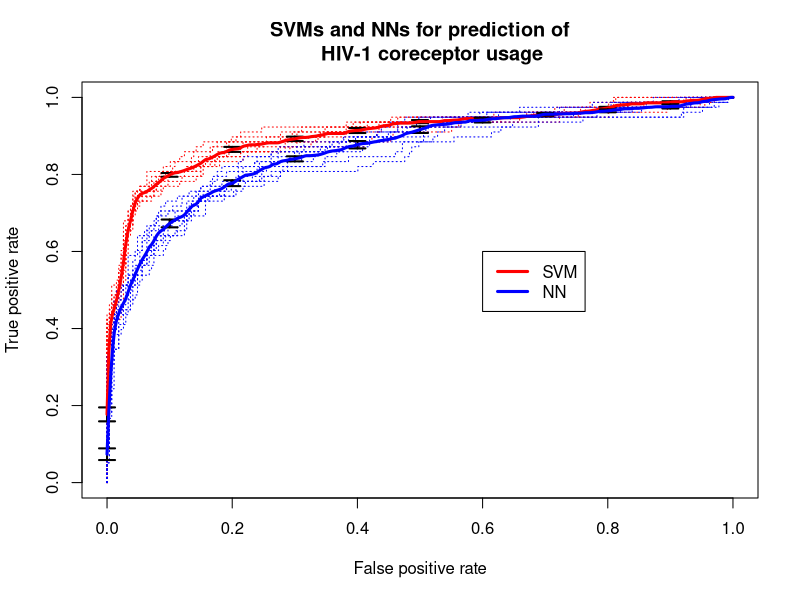
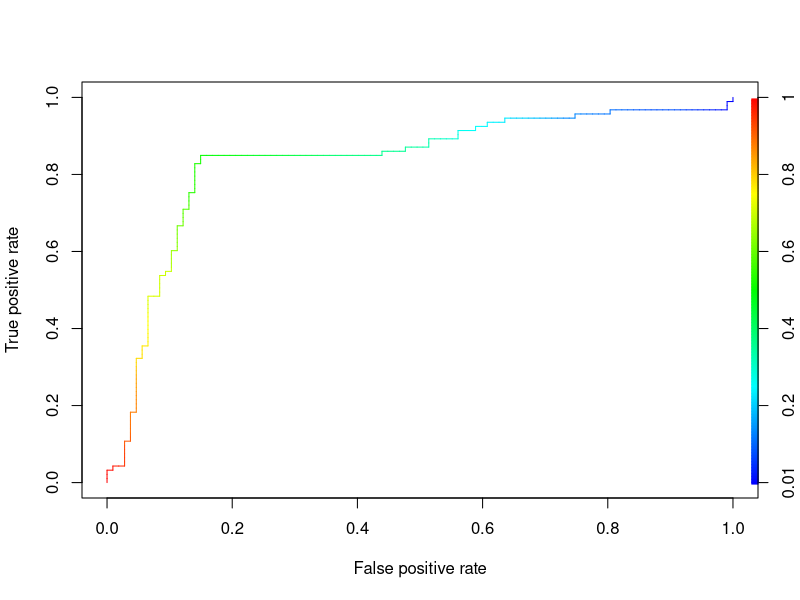
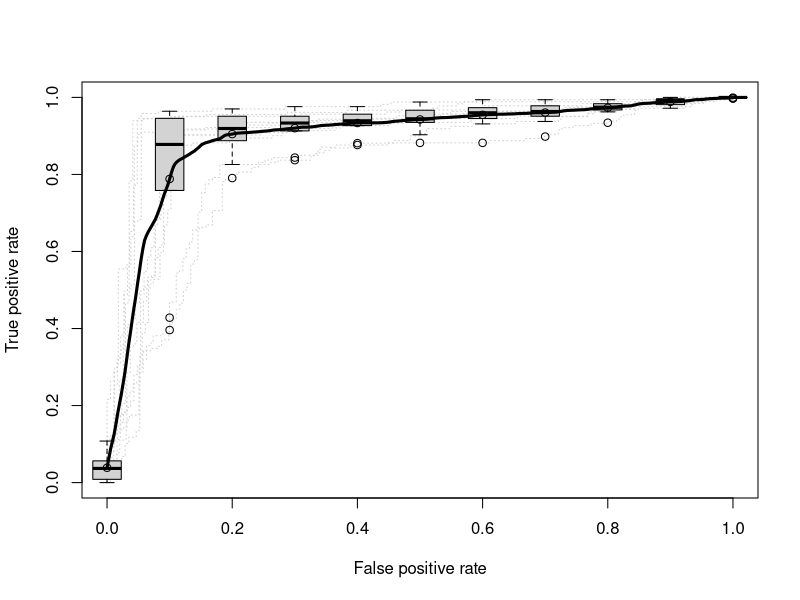
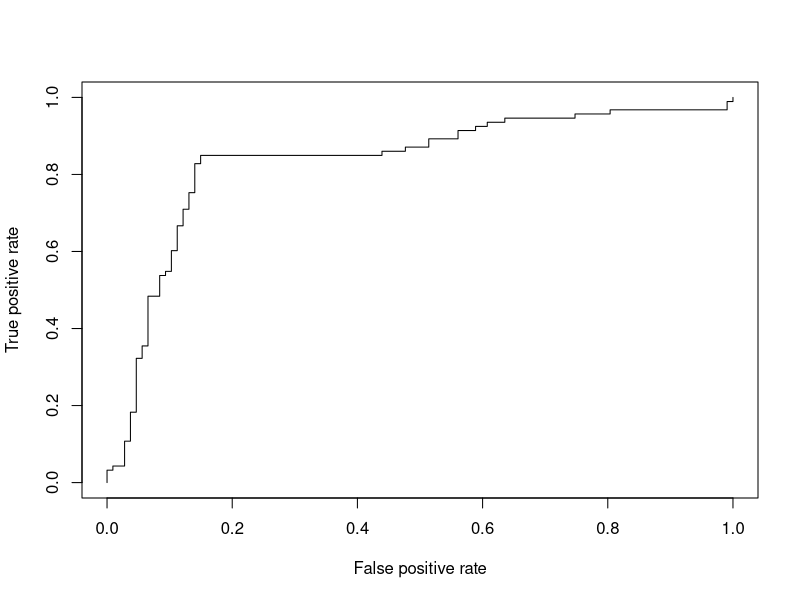
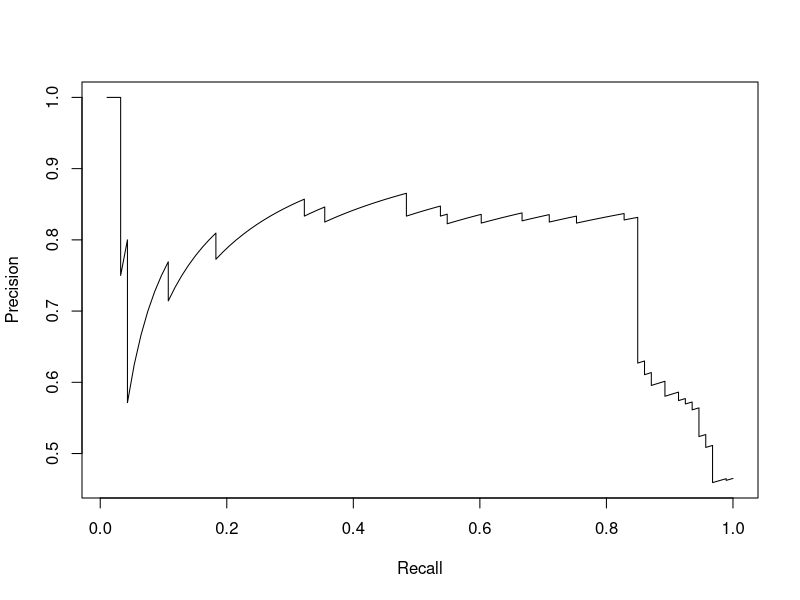
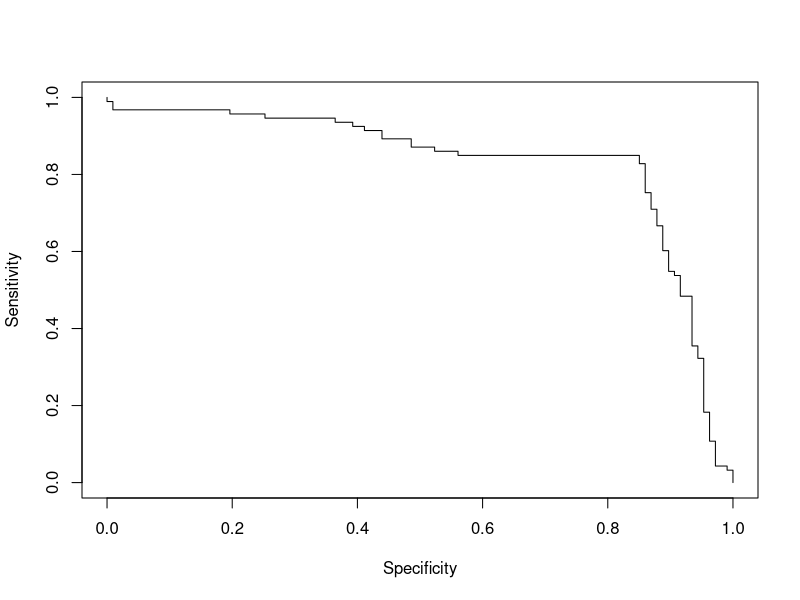
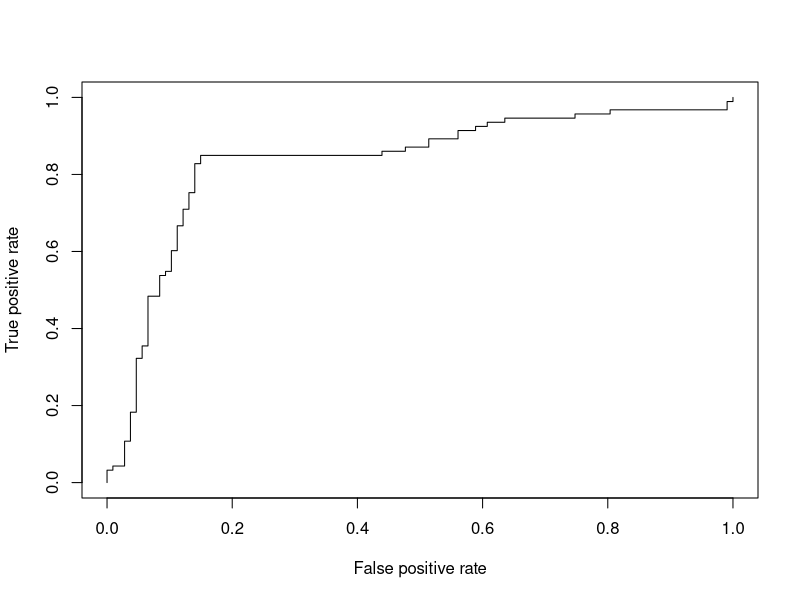
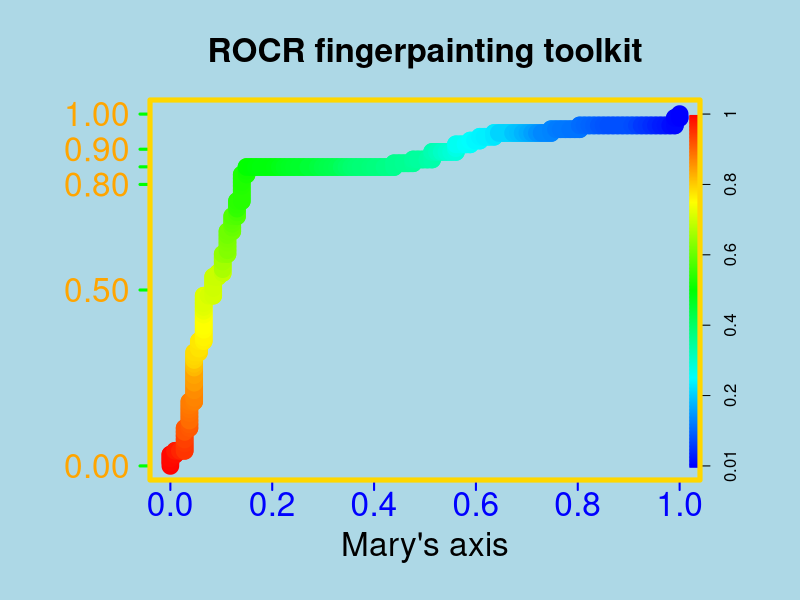

Source code (R) for these figures, in order:
print('Loading ROCR package')
library(ROCR)
print('... ROCR package loaded successfully')

test_1 <- function() {
    library(ROCR)
    data(ROCR.hiv)
    attach(ROCR.hiv)
    pred.svm <- prediction(hiv.svm$predictions, hiv.svm$labels)
    pred.svm
    perf.svm <- performance(pred.svm, 'tpr', 'fpr')
    perf.svm
    pred.nn <- prediction(hiv.nn$predictions, hiv.svm$labels)
    pred.nn
    perf.nn <- performance(pred.nn, 'tpr', 'fpr')
    perf.nn
    plot(perf.svm, lty=3, col="red",main="SVMs and NNs for prediction of
    HIV-1 coreceptor usage")
    plot(perf.nn, lty=3, col="blue",add=TRUE)
    plot(perf.svm, avg="vertical", lwd=3, col="red",
         spread.estimate="stderror",plotCI.lwd=2,add=TRUE)
    plot(perf.nn, avg="vertical", lwd=3, col="blue",
         spread.estimate="stderror",plotCI.lwd=2,add=TRUE)
    legend(0.6,0.6,c('SVM','NN'),col=c('red','blue'),lwd=3)
}

test_2 <- function() {
    # plot a ROC curve for a single prediction run
    # and color the curve according to cutoff.
    library(ROCR)
    data(ROCR.simple)
    pred <- prediction(ROCR.simple$predictions, ROCR.simple$labels)
    pred
    perf <- performance(pred,"tpr","fpr")
    perf
    plot(perf,colorize=TRUE)
}

test_3 <- function() {
    # plot ROC curves for several cross-validation runs (dotted
    # in grey), overlaid by the vertical average curve and boxplots
    # showing the vertical spread around the average.
    library(ROCR)
    data(ROCR.xval)
    pred <- prediction(ROCR.xval$predictions, ROCR.xval$labels)
    pred
    perf <- performance(pred,"tpr","fpr")
    perf
    plot(perf,col="grey82",lty=3)
    plot(perf,lwd=3,avg="vertical",spread.estimate="boxplot",add=TRUE)
}

test_4 <- function() {
    # computing a simple ROC curve (x-axis: fpr, y-axis: tpr)
    library(ROCR)
    data(ROCR.simple)
    pred <- prediction( ROCR.simple$predictions, ROCR.simple$labels)
    pred
    perf <- performance(pred,"tpr","fpr")
    perf
    plot(perf)

    # precision/recall curve (x-axis: recall, y-axis: precision)
    perf <- performance(pred, "prec", "rec")
    perf
    plot(perf)

    # sensitivity/specificity curve (x-axis: specificity,
    # y-axis: sensitivity)
    perf <- performance(pred, "sens", "spec")
    perf
    plot(perf)
}

test_5 <- function() {
    # plotting a ROC curve:
    library(ROCR)
    data(ROCR.simple)
    pred <- prediction( ROCR.simple$predictions, ROCR.simple$labels )
    pred
    perf <- performance( pred, "tpr", "fpr" )
    perf
    plot( perf )

    # To entertain your children, make your plots nicer
    # using ROCR's flexible parameter passing mechanisms
    # (much cheaper than a finger painting set)
    par(bg="lightblue", mai=c(1.2,1.5,1,1))
    plot(perf, main="ROCR fingerpainting toolkit", colorize=TRUE,
         xlab="Mary's axis", ylab="", box.lty=7, box.lwd=5,
         box.col="gold", lwd=17, colorkey.relwidth=0.5, xaxis.cex.axis=2,
         xaxis.col='blue', xaxis.col.axis="blue", yaxis.col='green', yaxis.cex.axis=2,
         yaxis.at=c(0,0.5,0.8,0.85,0.9,1), yaxis.las=1, xaxis.lwd=2, yaxis.lwd=3,
         yaxis.col.axis="orange", cex.lab=2, cex.main=2)
}

test_6 <- function() {
    # create a simple prediction object
    library(ROCR)
    data(ROCR.simple)
    pred <- prediction(ROCR.simple$predictions,ROCR.simple$labels)
    pred
}

print("Running test_1")
test_1()

print("Running test_2")
test_2()

print("Running test_3")
test_3()

print("Running test_4")
test_4()

print("Running test_5")
test_5()

print("Running test_6")
test_6()
